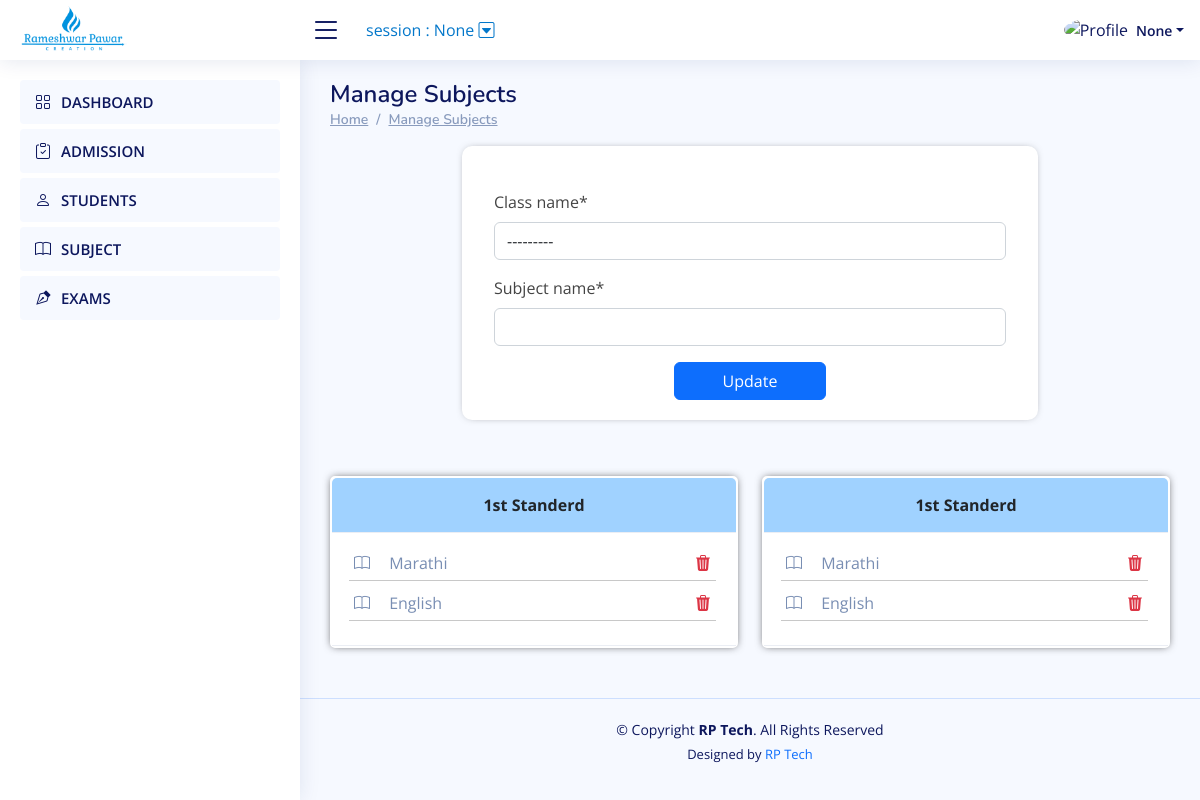
The app's page /Staff/manage_subjects/ (signed in) with its own data.
### Developer/models.py (models this page shows)
class CustomUser(AbstractUser):
    id = models.AutoField(primary_key=True)
    username = models.CharField(max_length=255,null=True,unique=True)
    is_institute=models.BooleanField(default=False)
    academic_session_institute=models.CharField(max_length=255,null=True, choices=FINANCIAL_YEAR)
    institute_profile=models.ImageField( upload_to="institute_profile/", null=True,blank=True)
    institute_name = models.CharField(max_length=255,null=True)
    academic_session_staff = models.CharField(max_length=255,null=True, choices=FINANCIAL_YEAR)
    staff_name=models.CharField(max_length=255,null=True)
    staff_id_no=models.IntegerField(null=True)
    staff_profile=models.ImageField( upload_to="staff_profile/", null=True,blank=True)
    institute_name_staff = models.CharField(max_length=255,null=True)
    is_student=models.BooleanField(default=False)
    student_profile=models.ImageField( upload_to="student_profile/", null=True,blank=True)
    student_prn_no=models.IntegerField(null=True)
    student_admission_date=models.DateField(auto_now=False, auto_now_add=False,null=True)
    academic_session_student=models.CharField(max_length=255,null=True,blank=True, choices=FINANCIAL_YEAR)
    student_name=models.CharField(max_length=255,null=True)
    student_gender=models.CharField(max_length=255,null=True)
    student_dob=models.DateField(auto_now=False, auto_now_add=False,null=True)
    student_mobile=models.CharField(max_length=255,null=True)
    student_village=models.CharField(max_length=255,null=True)
    student_taluka=models.CharField(max_length=255,null=True)
    student_dist=models.CharField(max_length=255,null=True)
    institute_name_student = models.CharField(max_length=255,null=True)
    parent_name=models.CharField(max_length=255,null=True,blank=True)
    parent_mobile=models.CharField(max_length=255,null=True,blank=True)
    parent_village=models.CharField(max_length=255,null=True,blank=True)
    parent_taluka=models.CharField(max_length=255,null=True,blank=True)
    parent_dist=models.CharField(max_length=255,null=True,blank=True)
    student_collage=models.CharField(max_length=255,null=True,blank=True)
    student_collage_address=models.CharField(max_length=255,null=True,blank=True)
    student_class=models.CharField(max_length=255,null=True,choices=CLASS)
    batch=models.CharField(max_length=255,null=True)
    group=models.CharField(max_length=255,null=True)
    status=models.CharField(max_length=255,null=True,choices=STUDENT_STATUS)

class DB_Subjects(models.Model):
    class_name=models.CharField(max_length=50, null=True, choices=CLASS)
    subject_name=models.CharField(max_length=100, null=True)

### Staff/views.py (the view)
# urls.py: path('manage_subjects/', Staff_view.manage_subjects, name='manage_subjects'),
def manage_subjects(request):
    rec=DB_Subjects.objects.all()
    form=Form_Subjects()
    if request.method=="POST":
        form=Form_Subjects(request.POST)
        if form.is_valid():
            form.save()
            messages.success(request,'Subject Added Successfully')
            form=Form_Subjects()
            return redirect('/Staff/manage_subjects/')
    else:
        form=Form_Subjects()
    context={'form':form,'rec':rec}
    return render(request,'subjects.html',context)

### Staff/forms.py
class Form_Subjects(forms.ModelForm):
    class Meta:
        model=DB_Subjects
        fields='__all__'

### Staff/templates/subjects.html (shortened to what this page needs)
{% extends 'staff_base.html' %}
{% load crispy_forms_tags %}
{% block content %}
{% load static %}
<main id="main" class="main">
    <div class="pagetitle">
        <h1>Manage Subjects</h1>
        <nav>
            <ol class="breadcrumb">
                <li class="breadcrumb-item"><a href="#">Home</a></li>
                <li class="breadcrumb-item"><a href="#">Manage Subjects</a></li>
            </ol>
        </nav>
    </div>
    <section class="section dashboard">
        <div class="row">
            <div class="col-lg-12">
                <div class="row">
                    <div class="col-sm-2"></div>
                    <div class="col-sm-8" style="background:white;  border-radius:10px; box-shadow:0px 0px 10px -5px;">
                        <br>
                        <form action="" method="post" style="padding:20px;">
                            {{ form|crispy }}
                            <center>
                                <input type="submit" value="Update" class="btn btn-primary px-5">
                            </center>
                        </form>
                    </div>
                    <div class="col-sm-2"></div>
                </div>
                <div class="row mt-5">
                    {% if rec %}
                    {% for r in rec %}
                    <div class="col-xxl-6 col-md-6 mt-2" data-aos="zoom-in" data-aos-duration="1000">
                        <div class="card text-center" style="box-shadow:0px 0px 8px -2px; border:2px solid white;">
                            <div class="card-header text-dark" style="background:#A0D2FF;">
                                <b> {{r.class_name}} </b>
                            </div>
                            <div class="card-header py-2 text-start">
                                <ul style="list-style-type: none;">
                                    {% for i in rec %}
                                    {% if i.class_name == r.class_name %}
                                    <li style="padding:5px; margin:5px; border-bottom:1px solid #C8C8C8; margin-left:-30px;">
                                        <i class="bi bi-book" style="margin-right:15px;"></i>
                                        {{i.subject_name}}
                                        <a href="{% url 'delete_subject' i.id %}">
                                        <i class="bi bi-trash3-fill text-danger" style="float:right;"></i>
                                        </a>
                                    </li>
                                    {% endif %}
                                    {% endfor %}
                                </ul>
                            </div>
                        </div>
                    </div>
                    {% endfor %}
                    {% endif %}
                </div>
            </div>
        </div>
    </section>
</main>
{% endblock content %}

### Staff/templates/staff_base.html (shortened to what this page needs)
{% load static %}
<!DOCTYPE html>
<html lang="en">
<head>
    <link rel="stylesheet" href="{% static 'css/base_style.css' %}">
    <link href="https://unpkg.com/aos@2.3.1/dist/aos.css" rel="stylesheet">
    <link rel="stylesheet" href="https://cdn.jsdelivr.net/npm/bootstrap-icons@1.10.3/font/bootstrap-icons.css">
</head>
<body>
<header id="header" class="header fixed-top d-flex align-items-center">
    <div class="d-flex align-items-center justify-content-between">
        <a href=" " class="logo d-flex align-items-center">
            <img src="{% static 'img/developer_logo.png' %}" alt="RP Tech - Logo">
        </a>
        <i class="bi bi-list toggle-sidebar-btn"></i>
    </div>
    <div class="px-4" >
       <a href="{% url 'update_education_session' %}" style="text-decoration:none;color:rgb(3, 119, 202);"> session : {{user.academic_session_staff}} <i class="bi bi-caret-down-square" ></i></a>
    </div>
    <nav class="header-nav ms-auto">
        <ul class="d-flex align-items-center">
            <li class="nav-item dropdown pe-3 text-center  ">
                <a class="nav-link nav-profile d-flex align-items-center pe-0" href="#" data-bs-toggle="dropdown">
                    <img src="{% static 'img/profile_sample.jpg' %}" alt="Profile" class="rounded-circle">
                    <span class="d-none d-md-block dropdown-toggle ps-2">{{user.staff_name}}</span>
                </a>
            </li>
        </ul>
    </nav>
</header>
<aside id="sidebar" class="sidebar">
    <ul class="sidebar-nav" id="sidebar-nav">
        <li class="nav-item">
            <a class="nav-link " href="">
                <i class="bi bi-grid"></i>
                <span>DASHBOARD</span>
            </a>
        </li>
        <li class="nav-item">
            <a class="nav-link " href="{% url 'new_admission' %}">
                <i class="bi bi-clipboard-check"></i>
                <span>ADMISSION</span>
            </a>
        </li>
        <li class="nav-item">
            <a class="nav-link " href="{% url 'student_panel' %}">
                <i class="bi bi-person"></i>
                <span>STUDENTS</span>
            </a>
        </li>
        <li class="nav-item">
            <a class="nav-link " href="{% url 'manage_subjects' %}">
                <i class="bi bi-book"></i>
                <span>SUBJECT</span>
            </a>
        </li>
        <li class="nav-item">
            <a class="nav-link " href=" ">
                <i class="bi bi-vector-pen"></i>
                <span>EXAMS</span>
            </a>
        </li>
    </ul>
</aside>
    {% block content %}{% endblock content %}
    <footer id="footer" class="footer text-center">
        <div class="copyright">
            &copy; Copyright <strong><span>RP Tech</span></strong>. All Rights Reserved
        </div>
        <div class="credits">
            Designed by <a href="#" style="text-decoration:none;">RP Tech</a>
        </div>
    </footer>
</body>
</html>

### records on screen
CustomUser: academic_session_staff "None", staff_name "None"
DB_Subjects: class_name "1st Standerd", subject_name "Marathi"
DB_Subjects: subject_name "English", class_name "1st Standerd"
